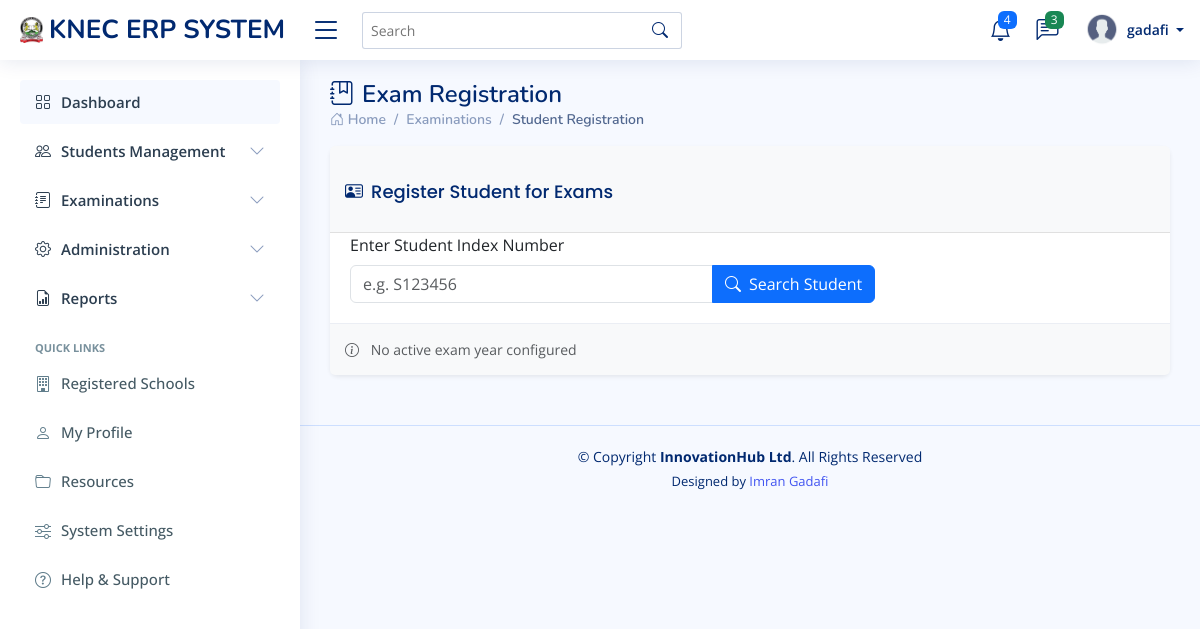
Before: /register-student-exam/ (signed in) with the older database file.
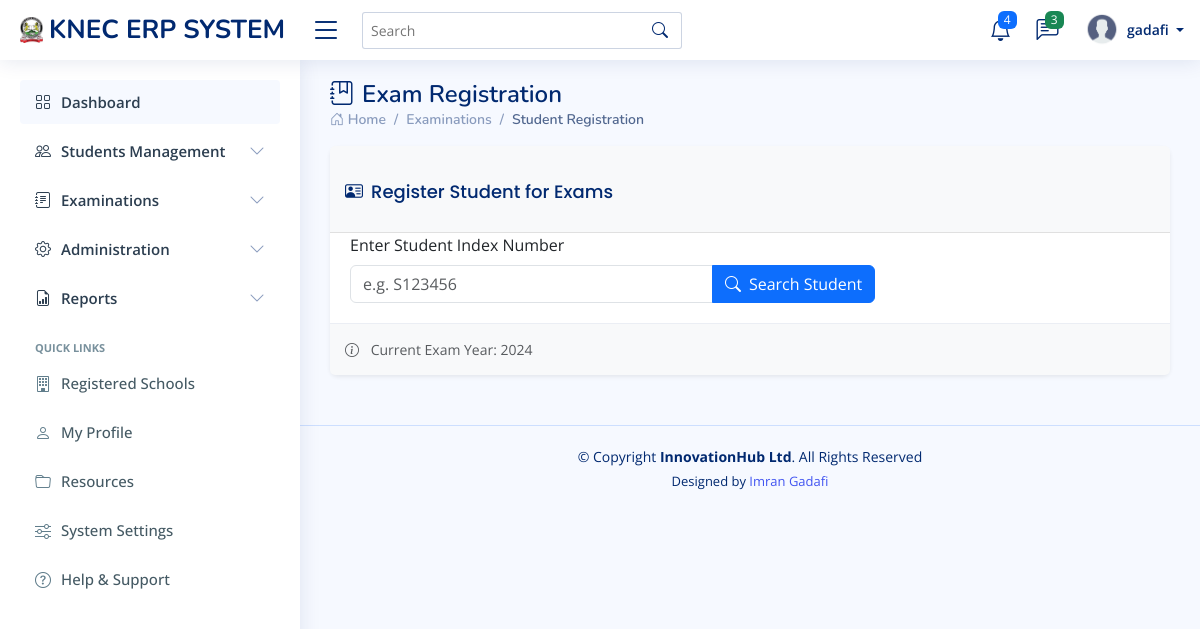
After: the same page with the newer database file.
### exam_portal/models.py (models this page shows, shortened)
class User(AbstractUser):
    USER_TYPE_CHOICES = (
        (1, 'student'),
        (2, 'school_admin'),
        (3, 'knec_official'),
    )
    user_type = models.PositiveSmallIntegerField(choices=USER_TYPE_CHOICES)
    phone_number = models.CharField(max_length=15, blank=True, null=True)

class ExamYear(models.Model):
    year = models.PositiveIntegerField(unique=True)
    grading_system = models.JSONField()  # Stores the grading criteria for the year
    is_current = models.BooleanField(default=False)

### exam_portal/views.py (the view, shortened to what this page needs)
# urls.py: path('register-student-exam/', views.register_student_exam, name='register-student-exam'),
def register_student_exam(request):
    student = None
    optional_categories = ['SCIENCE', 'HUMANITIES', 'TECHNICAL', 'LANGUAGES']
    optional_subjects = Subject.objects.filter(category__in=optional_categories, is_active=True)
    core_subjects = Subject.objects.filter(category='CORE')
    current_year = ExamYear.objects.filter(is_current=True).first()
    is_registered = False
    if student and current_year:
        is_registered = ExamRegistration.objects.filter(
            student=student,
            exam_year=current_year
        ).exists()
    return render(request, 'school_admin/exam_registration.html', {
        'student': student,
        'core_subjects': core_subjects,
        'optional_subjects': optional_subjects,
        'is_registered': is_registered,
        'current_year': current_year,
    })

### templates/school_admin/exam_registration.html (shortened to what this page needs)
{% extends "base/base.html" %}
{% load static %}
{% block content %}
<div class="pagetitle">
    <h1><i class="bi bi-journal-bookmark me-2"></i>Exam Registration</h1>
    <nav>
        <ol class="breadcrumb">
            <li class="breadcrumb-item"><a href="#"><i class="bi bi-house-door"></i> Home</a></li>
            <li class="breadcrumb-item">Examinations</li>
            <li class="breadcrumb-item active">Student Registration</li>
        </ol>
    </nav>
</div>
<section class="section">
    <div class="row">
        <div class="col-lg-12">
            <div class="card border-0 shadow-sm">
                <div class="card-header bg-light text-dark">
                    <h5 class="card-title mb-0"><i class="bi bi-person-vcard me-2"></i>Register Student for Exams</h5>
                </div>
                <div class="card-body">
                    <form method="POST">
                        {% if not student %}
                        <div class="row">
                            <div class="col-md-8">
                                <div class="form-group">
                                    <label for="index_number" class="form-label">Enter Student Index Number</label>
                                    <div class="input-group">
                                        <input type="text" class="form-control" name="index_number" required placeholder="e.g. S123456">
                                        <button type="submit" class="btn btn-primary">
                                            <i class="bi bi-search me-2"></i>Search Student
                                        </button>
                                    </div>
                                </div>
                            </div>
                        </div>
                        {% endif %}
                    </form>
                </div>
                <div class="card-footer bg-light text-muted small">
                    <i class="bi bi-info-circle me-2"></i>
                    {% if current_year %}
                        Current Exam Year: {{ current_year.year }}
                    {% else %}
                        No active exam year configured
                    {% endif %}
                </div>
            </div>
        </div>
    </div>
</section>
{% endblock %}

### templates/base/base.html (shortened to what this page needs)
{% load static %}
<!DOCTYPE html>
<html lang="en">
<head>
  <link href="{% static 'assets/vendor/bootstrap/css/bootstrap.min.css'%}" rel="stylesheet">
  <link href="{% static 'assets/vendor/bootstrap-icons/bootstrap-icons.css'%}" rel="stylesheet">
  <link href="{% static 'assets/vendor/boxicons/css/boxicons.min.css'%}" rel="stylesheet">
  <link href="{% static 'assets/vendor/quill/quill.snow.css'%}" rel="stylesheet">
  <link href="{% static 'assets/vendor/quill/quill.bubble.css'%}" rel="stylesheet">
  <link href="{% static 'assets/vendor/remixicon/remixicon.css'%}" rel="stylesheet">
  <link href="{% static 'assets/vendor/simple-datatables/style.css'%}" rel="stylesheet">
  <link href="{% static 'assets/css/style.css'%}" rel="stylesheet">
  <link href="{% static 'assets/css/extra.css'%}" rel="stylesheet">
</head>
  <body>
    {% if request.user.user_type == 1 %}
    {% include "base/navbars/admin_navbar.html" %}
    {% elif request.user.user_type == 2 %}
        {% include "base/navbars/school_admin_navbar.html" %}
    {% elif request.user.user_type == 3 %}
        {% include "base/navbars/knec_navbar.html" %}
    {% else %}
        {% include "base/navbars/default_navbar.html" %}
    {% endif %}
    {% if request.user.user_type == 1 %}
        {% include "base/sidebars/admin_sidebar.html" %}
    {% elif request.user.user_type == 2 %}
        {% include "base/sidebars/school_admin_sidebar.html" %}
    {% elif request.user.user_type == 3 %}
        {% include "base/sidebars/knec_sidebar.html" %}
    {% else %}
        {% include "base/sidebars/default_sidebar.html" %}
    {% endif %}
    <main id="main" class="main">
        {% block content %}{% endblock %}
    </main>
    {% include 'base/footer.html'%}
 </body>
</html>

### templates/base/navbars/knec_navbar.html (shortened to what this page needs)
{% load static %}
<header id="header" class="header fixed-top d-flex align-items-center">
    <div class="d-flex align-items-center justify-content-between">
      <a href="#" class="logo d-flex align-items-center">
        <img src="{% static 'assets/img/logo2.png'%}" alt="">
        <span class="d-none d-lg-block">KNEC ERP SYSTEM</span>
      </a>
      <i class="bi bi-list toggle-sidebar-btn"></i>
    </div>
    <div class="search-bar">
      <form class="search-form d-flex align-items-center" method="POST" action="#">
        <input type="text" name="query" placeholder="Search" title="Enter search keyword">
        <button type="submit" title="Search"><i class="bi bi-search"></i></button>
      </form>
    </div>
    <nav class="header-nav ms-auto">
      <ul class="d-flex align-items-center">
        <li class="nav-item dropdown">
          <a class="nav-link nav-icon" href="#" data-bs-toggle="dropdown">
            <i class="bi bi-bell"></i>
            <span class="badge bg-primary badge-number">4</span>
          </a>
        </li>
        <li class="nav-item dropdown">
          <a class="nav-link nav-icon" href="#" data-bs-toggle="dropdown">
            <i class="bi bi-chat-left-text"></i>
            <span class="badge bg-success badge-number">3</span>
          </a>
        </li>
        <li class="nav-item dropdown pe-3">
          <a class="nav-link nav-profile d-flex align-items-center pe-0" href="#" data-bs-toggle="dropdown">
            <img src="{% static 'assets/img/profile.png'%}" alt="Profile" class="rounded-circle">
            <span class="d-none d-md-block dropdown-toggle ps-2">
              {% if user.is_authenticated %}
                   {{ user.username }}
              {% else %}
                  Admin
              {% endif %}
            </span>
          </a>
        </li>
      </ul>
    </nav>
  </header>

### templates/base/sidebars/knec_sidebar.html (shortened to what this page needs)
{% load static %}
<aside id="sidebar" class="sidebar">
    <ul class="sidebar-nav" id="sidebar-nav">
      <li class="nav-item">
        <a class="nav-link" href="{% url 'knec_dashboard'%}" style="color: #2c3e50; font-weight: 600;">
          <i class="bi bi-grid" style="color: #2c3e50;"></i>
          <span>Dashboard</span>
        </a>
      </li>
      <li class="nav-item">
        <a class="nav-link collapsed" data-bs-target="#students-nav" data-bs-toggle="collapse" href="#" style="color: #2c3e50; font-weight: 600;">
          <i class="bi bi-people" style="color: #2c3e50;"></i><span>Students Management</span><i class="bi bi-chevron-down ms-auto"></i>
        </a>
      </li>
      <li class="nav-item">
        <a class="nav-link collapsed" data-bs-target="#exams-nav" data-bs-toggle="collapse" href="#" style="color: #2c3e50; font-weight: 600;">
          <i class="bi bi-journal-text" style="color: #2c3e50;"></i><span>Examinations</span><i class="bi bi-chevron-down ms-auto"></i>
        </a>
      </li>
      <li class="nav-item">
        <a class="nav-link collapsed" data-bs-target="#admin-nav" data-bs-toggle="collapse" href="#" style="color: #2c3e50; font-weight: 600;">
          <i class="bi bi-gear" style="color: #2c3e50;"></i><span>Administration</span><i class="bi bi-chevron-down ms-auto"></i>
        </a>
      </li>
      <li class="nav-item">
        <a class="nav-link collapsed" data-bs-target="#reports-nav" data-bs-toggle="collapse" href="#" style="color: #2c3e50; font-weight: 600;">
          <i class="bi bi-file-earmark-bar-graph" style="color: #2c3e50;"></i><span>Reports</span><i class="bi bi-chevron-down ms-auto"></i>
        </a>
      </li>
      <li class="nav-heading" style="color: #78909c; font-weight: 700; margin-top: 20px;">QUICK LINKS</li>
      <li class="nav-item">
        <a class="nav-link collapsed" href="#" style="color: #455a64; font-weight: 500;">
          <i class="bi bi-building" style="color: #607d8b;"></i>
          <span>Registered Schools</span>
        </a>
      </li>
      <li class="nav-item">
        <a class="nav-link collapsed" href="#" style="color: #455a64; font-weight: 500;">
          <i class="bi bi-person" style="color: #607d8b;"></i>
          <span>My Profile</span>
        </a>
      </li>
      <li class="nav-item">
        <a class="nav-link collapsed" href="#" style="color: #455a64; font-weight: 500;">
          <i class="bi bi-folder" style="color: #607d8b;"></i>
          <span>Resources</span>
        </a>
      </li>
      <li class="nav-item">
        <a class="nav-link collapsed" href="#" style="color: #455a64; font-weight: 500;">
          <i class="bi bi-sliders" style="color: #607d8b;"></i>
          <span>System Settings</span>
        </a>
      </li>
      <li class="nav-item">
        <a class="nav-link collapsed" href="#" style="color: #455a64; font-weight: 500;">
          <i class="bi bi-question-circle" style="color: #607d8b;"></i>
          <span>Help & Support</span>
        </a>
      </li>
    </ul>
</aside>

### templates/base/footer.html (shortened to what this page needs)
{% load static %}
  <footer id="footer" class="footer">
    <div class="copyright">
      &copy; Copyright <strong><span>InnovationHub Ltd</span></strong>. All Rights Reserved
    </div>
    <div class="credits">
      Designed by <a href="https://steve-ongera.com/">Imran Gadafi</a>
    </div>
  </footer>

### static/assets/css/style.css (style rules this page uses)
:root { scroll-behavior: smooth; }
body { font-family: "Open Sans", sans-serif; background: #f6f9ff; color: #444444; }
a { color: #4154f1; text-decoration: none; }
h1, h2, h3, h4, h5, h6 { font-family: "Nunito", sans-serif; }
#main { margin-top: 60px; padding: 20px 30px; transition: all 0.3s; }
.pagetitle { margin-bottom: 10px; }
.pagetitle h1 { font-size: 24px; margin-bottom: 0; font-weight: 600; color: #012970; }
.card { margin-bottom: 30px; border: none; border-radius: 5px; box-shadow: 0px 0 30px rgba(1, 41, 112, 0.1); }
.card-header, .card-footer { border-color: #ebeef4; background-color: #fff; color: #798eb3; padding: 15px; }
.card-title { padding: 20px 0 15px 0; font-size: 18px; font-weight: 500; color: #012970; font-family: "Poppins", sans-serif; }
.card-body { padding: 0 20px 20px 20px; }
.breadcrumb { font-size: 14px; font-family: "Nunito", sans-serif; color: #899bbd; font-weight: 600; }
.breadcrumb a { color: #899bbd; transition: 0.3s; }
.breadcrumb .breadcrumb-item::before { color: #899bbd; }
.breadcrumb .active { color: #51678f; font-weight: 600; }
.logo { line-height: 1; }
@media (min-width: 1200px) { .logo { width: 280px; } }
.logo img { max-height: 26px; margin-right: 6px; }
.logo span { font-size: 26px; font-weight: 700; color: #012970; font-family: "Nunito", sans-serif; }
.header { transition: all 0.5s; z-index: 997; height: 60px; box-shadow: 0px 2px 20px rgba(1, 41, 112, 0.1); background-color: #fff; padding-left: 20px; }
.header .toggle-sidebar-btn { font-size: 32px; padding-left: 10px; cursor: pointer; color: #012970; }
.header .search-bar { min-width: 360px; padding: 0 20px; }
.header .search-form { width: 100%; }
.header .search-form input { border: 0; font-size: 14px; color: #012970; border: 1px solid rgba(1, 41, 112, 0.2); padding: 7px 38px 7px 8px; border-radius: 3px; transition: 0.3s; width: 100%; }
.header .search-form button { border: 0; padding: 0; margin-left: -30px; background: none; }
.header .search-form button i { color: #012970; }
.header-nav ul { list-style: none; }
.header-nav>ul { margin: 0; padding: 0; }
.header-nav .nav-icon { font-size: 22px; color: #012970; margin-right: 25px; position: relative; }
.header-nav .nav-profile { color: #012970; }
.header-nav .nav-profile img { max-height: 36px; }
.header-nav .nav-profile span { font-size: 14px; font-weight: 600; }
.header-nav .badge-number { position: absolute; inset: -2px -5px auto auto; font-weight: normal; font-size: 12px; padding: 3px 6px; }
.sidebar { position: fixed; top: 60px; left: 0; bottom: 0; width: 300px; z-index: 996; transition: all 0.3s; padding: 20px; overflow-y: auto; scrollbar-width: thin; scrollbar-color: #aab7cf transparent; box-shadow: 0px 0px 20px rgba(1, 41, 112, 0.1); background-color: #fff; }
@media (min-width: 1200px) { #main, #footer { margin-left: 300px; } }
.sidebar-nav { padding: 0; margin: 0; list-style: none; }
.sidebar-nav li { padding: 0; margin: 0; list-style: none; }
.sidebar-nav .nav-item { margin-bottom: 5px; }
.sidebar-nav .nav-heading { font-size: 11px; text-transform: uppercase; color: #899bbd; font-weight: 600; margin: 10px 0 5px 15px; }
.sidebar-nav .nav-link { display: flex; align-items: center; font-size: 15px; font-weight: 600; color: #4154f1; transition: 0.3; background: #f6f9ff; padding: 10px 15px; border-radius: 4px; }
.sidebar-nav .nav-link i { font-size: 16px; margin-right: 10px; color: #4154f1; }
.sidebar-nav .nav-link.collapsed { color: #012970; background: #fff; }
.sidebar-nav .nav-link.collapsed i { color: #899bbd; }
.sidebar-nav .nav-link .bi-chevron-down { margin-right: 0; transition: transform 0.2s ease-in-out; }
.footer { padding: 20px 0; font-size: 14px; transition: all 0.3s; border-top: 1px solid #cddfff; }
.footer .copyright { text-align: center; color: #012970; }
.footer .credits { padding-top: 5px; text-align: center; font-size: 13px; color: #012970; }

### templates/school_admin/exam_registration.html (style rules this page uses)
.card { border-radius: 8px; border: 1px solid #e0e0e0; }
.card-header { background-color: #f8f9fa; border-bottom: 1px solid #e0e0e0; }
.bg-light { background-color: #f8f9fa !important; }

Changed rows visible on the page:
now on this page (row edited): ExamYear: year "2024"
Other visible differences:
text no longer shown: "No active exam year configured"
text now shown: "Current Exam Year:"
